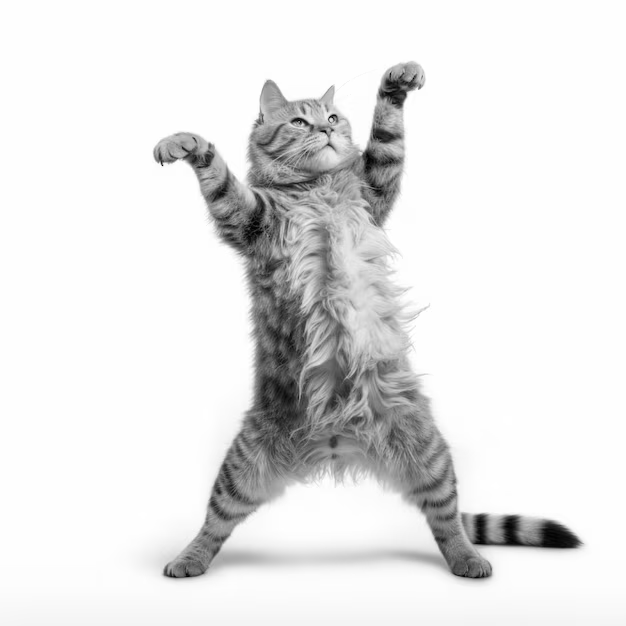
#> input picture output/task1_gray_bt601.png, 626 x 626 px
$ python graphic_1.py --image output/task1_gray_bt601.png
#> lines starting #> are read from the running program, lines starting #| are printed output that depends on the picture

from __future__ import annotations

import argparse
import os

import numpy as np
import matplotlib.pyplot as plt
from PIL import Image

from matplotlib.colors import rgb_to_hsv as mpl_rgb_to_hsv
from matplotlib.widgets import Slider, Button

# Каталог, куда складываются результаты работы программы.
OUTPUT_DIR = os.path.join(os.path.dirname(os.path.abspath(__file__)), "output")

WEIGHTS_BT601 = (0.299, 0.587, 0.114)

WEIGHTS_BT709 = (0.2126, 0.7152, 0.0722)


# Вспомогательные функции


def load_image(path: str | None) -> np.ndarray:

    if path and os.path.isfile(path):
        with Image.open(path) as img:
            return np.asarray(img.convert("RGB"), dtype=np.uint8)

    if path:
        print(f"Файл '{path}' не найден — используется тестовое изображение.")
    else:
        print("Изображение не задано — используется тестовое изображение.")
    return make_test_image()


def make_test_image(height: int = 360, width: int = 540) -> np.ndarray:

    y, x = np.mgrid[0:height, 0:width]
    u = x / (width - 1)          # горизонтальная координата в [0, 1]
    v = y / (height - 1)         # вертикальная координата в [0, 1]

    image = np.zeros((height, width, 3), dtype=np.float64)

    # Верхняя половина -вертикальные полосы чистых и составных цветов.
    bars = [
        (255, 0, 0), (0, 255, 0), (0, 0, 255),
        (255, 255, 0), (0, 255, 255), (255, 0, 255),
    ]
    half = height // 2
    bar_width = width / len(bars)
    for i, color in enumerate(bars):
        left = int(round(i * bar_width))
        right = int(round((i + 1) * bar_width))
        image[:half, left:right] = color

    # Нижняя половина плавные градиенты по каждому каналу.
    image[half:, :, 0] = 255 * u[half:]
    image[half:, :, 1] = 255 * (1 - u[half:])
    image[half:, :, 2] = 255 * v[half:]

    return image.astype(np.uint8)


def ensure_output_dir() -> str:
    """Создать каталог для результатов (если его ещё нет) и вернуть путь."""
    os.makedirs(OUTPUT_DIR, exist_ok=True)
    return OUTPUT_DIR


def save_gray(image: np.ndarray, filename: str) -> None:
    """Сохранить полутоновое изображение в каталог результатов."""
    path = os.path.join(ensure_output_dir(), filename)
    Image.fromarray(image).save(path)  # 2D-массив uint8 -> режим "L"
    print(f"Сохранено: {path}")


#Задание 1

def rgb_to_gray(image: np.ndarray, weights: tuple[float, float, float]) -> np.ndarray:
    """Перевести RGB в оттенки серого: Y = wR * R + wG * G + wB * B.

    Вычисления ведутся в float, результат округляется и приводится к uint8.
    """
    wr, wg, wb = weights
    rgb = image.astype(np.float64)
    gray = wr * rgb[:, :, 0] + wg * rgb[:, :, 1] + wb * rgb[:, :, 2]
    return np.clip(np.round(gray), 0, 255).astype(np.uint8)


def gray_difference(first: np.ndarray, second: np.ndarray) -> np.ndarray:
    """Модуль разности двух полутоновых изображений (тип uint8).

    Приведение к int16 нужно, чтобы вычитание uint8 не «заворачивалось».
    """
    diff = first.astype(np.int16) - second.astype(np.int16)
    return np.abs(diff).astype(np.uint8)


def stretch_contrast(image: np.ndarray) -> np.ndarray:
    """Растянуть диапазон значений на [0, 255] — разность обычно очень тёмная."""
    lo, hi = int(image.min()), int(image.max())
    if hi == lo:
        return np.zeros_like(image)
    scaled = (image.astype(np.float64) - lo) * 255.0 / (hi - lo)
    return np.clip(np.round(scaled), 0, 255).astype(np.uint8)


def intensity_histogram(gray: np.ndarray) -> np.ndarray:
    """Гистограмма интенсивности: количество пикселей для каждого уровня 0-255."""
    return np.bincount(gray.ravel(), minlength=256)


def task_1(image: np.ndarray) -> None:
    gray_601 = rgb_to_gray(image, WEIGHTS_BT601)
    gray_709 = rgb_to_gray(image, WEIGHTS_BT709)
    diff = gray_difference(gray_601, gray_709)

    label_601 = "BT.601: 0.299R + 0.587G + 0.114B"
    label_709 = "BT.709: 0.2126R + 0.7152G + 0.0722B"

    print("\n--- Задание 1: RGB -> оттенки серого ---")
    print(f"Формула 1 ({label_601}): средняя яркость {gray_601.mean():.2f}")
    print(f"Формула 2 ({label_709}): средняя яркость {gray_709.mean():.2f}")
    print(f"Разность: min={diff.min()}, max={diff.max()}, "
          f"среднее={diff.mean():.2f}, "
          f"различающихся пикселей={np.count_nonzero(diff)} из {diff.size}")

    save_gray(gray_601, "task1_gray_bt601.png")
    save_gray(gray_709, "task1_gray_bt709.png")
    save_gray(diff, "task1_difference.png")
    save_gray(stretch_contrast(diff), "task1_difference_stretched.png")

    # Изображения: оригинал, два полутоновых варианта и их разность
    fig, axes = plt.subplots(2, 3, figsize=(15, 8))
    fig.suptitle("Задание 1. Преобразование RGB в оттенки серого", fontsize=14)

    axes[0, 0].imshow(image)
    axes[0, 0].set_title("Исходное изображение (RGB)")

    axes[0, 1].imshow(gray_601, cmap="gray", vmin=0, vmax=255)
    axes[0, 1].set_title(f"Вариант 1\n{label_601}")

    axes[0, 2].imshow(gray_709, cmap="gray", vmin=0, vmax=255)
    axes[0, 2].set_title(f"Вариант 2\n{label_709}")

    axes[1, 0].imshow(diff, cmap="gray", vmin=0, vmax=255)
    axes[1, 0].set_title("Разность |вариант 1 - вариант 2|")

    axes[1, 1].imshow(stretch_contrast(diff), cmap="gray", vmin=0, vmax=255)
    axes[1, 1].set_title(f"Та же разность с растянутым контрастом\n"
                         f"(исходный диапазон 0..{diff.max()})")

    # Гистограмма самой разности — показывает, насколько сильно расходятся формулы.
    axes[1, 2].bar(np.arange(256), intensity_histogram(diff),
                   width=1.0, color="tab:purple")
    axes[1, 2].set_title("Гистограмма разности")
    axes[1, 2].set_xlabel("Модуль разности")
    axes[1, 2].set_ylabel("Количество пикселей")
    axes[1, 2].set_xlim(-1, 256)

    for ax in axes.ravel()[:5]:
        ax.axis("off")
    fig.tight_layout()

    # --- Гистограммы интенсивности для обоих преобразований ---
    hist_601 = intensity_histogram(gray_601)
    hist_709 = intensity_histogram(gray_709)
    levels = np.arange(256)

    fig2, hist_axes = plt.subplots(1, 3, figsize=(16, 4.5))
    fig2.suptitle("Задание 1. Гистограммы интенсивности", fontsize=14)

    hist_axes[0].bar(levels, hist_601, width=1.0, color="tab:blue")
    hist_axes[0].set_title(f"Вариант 1\n{label_601}")

    hist_axes[1].bar(levels, hist_709, width=1.0, color="tab:orange")
    hist_axes[1].set_title(f"Вариант 2\n{label_709}")

    # Третий график — наложение, чтобы разница между формулами была наглядной.
    hist_axes[2].plot(levels, hist_601, color="tab:blue", linewidth=1.0,
                      label="Вариант 1 (BT.601)")
    hist_axes[2].plot(levels, hist_709, color="tab:orange", linewidth=1.0,
                      label="Вариант 2 (BT.709)")
    hist_axes[2].set_title("Сравнение гистограмм")
    hist_axes[2].legend()

    top = max(hist_601.max(), hist_709.max()) * 1.05
    for ax in hist_axes:
        ax.set_xlabel("Уровень яркости (0..255)")
        ax.set_ylabel("Количество пикселей")
        ax.set_xlim(-1, 256)
        ax.set_ylim(0, top)
    fig2.tight_layout()

    out_dir = ensure_output_dir()
    fig.savefig(os.path.join(out_dir, "task1_images.png"), dpi=120)
    fig2.savefig(os.path.join(out_dir, "task1_histograms.png"), dpi=120)
    print(f"Сохранено: {os.path.join(out_dir, 'task1_images.png')}")
    print(f"Сохранено: {os.path.join(out_dir, 'task1_histograms.png')}")

    plt.show()


# Задание 2


def task2(image_path):
    image = Image.open(image_path).convert("RGB")
    img = np.array(image)

    R = img[:, :, 0]
    G = img[:, :, 1]
    B = img[:, :, 2]


    red_image = np.zeros_like(img)
    red_image[:, :, 0] = R

    green_image = np.zeros_like(img)
    green_image[:, :, 1] = G

    blue_image = np.zeros_like(img)
    blue_image[:, :, 2] = B

    plt.figure(figsize=(12, 8))

    plt.subplot(2, 2, 1)
    plt.imshow(img)
    plt.title("Исходное изображение")
    plt.axis("off")

    plt.subplot(2, 2, 2)
    plt.imshow(red_image)
    plt.title("Канал R")
    plt.axis("off")

    plt.subplot(2, 2, 3)
    plt.imshow(green_image)
    plt.title("Канал G")
    plt.axis("off")

    plt.subplot(2, 2, 4)
    plt.imshow(blue_image)
    plt.title("Канал B")
    plt.axis("off")

    plt.tight_layout()
    plt.show()

    plt.figure(figsize=(12, 8))

    plt.subplot(3, 1, 1)
    plt.hist(R.ravel(), bins=256, range=(0, 255))
    plt.title("Гистограмма канала R")
    plt.xlim(0, 255)

    plt.subplot(3, 1, 2)
    plt.hist(G.ravel(), bins=256, range=(0, 255))
    plt.title("Гистограмма канала G")
    plt.xlim(0, 255)

    plt.subplot(3, 1, 3)
    plt.hist(B.ravel(), bins=256, range=(0, 255))
    plt.title("Гистограмма канала B")
    plt.xlim(0, 255)

    plt.tight_layout()
    plt.show()


#Задание 3

def rgb_to_hsv(RGB_matrix: np.ndarray) -> np.ndarray:
    rgb = RGB_matrix.astype(np.float64) / 255.0
    r, g, b = rgb[:, :, 0], rgb[:, :, 1], rgb[:, :, 2]

    MAX = np.max(rgb, axis=2)
    MIN = np.min(rgb, axis=2)
    delta = MAX - MIN

    V = MAX

    S = np.zeros_like(MAX)
    mask_max_nonzero = MAX > 0
    S[mask_max_nonzero] = 1 - MIN[mask_max_nonzero] / MAX[mask_max_nonzero]

    H = np.zeros_like(MAX)

    condition_1 = (delta > 0) & (MAX == r) & (g >= b)
    H[condition_1] = 60 * (g[condition_1] - b[condition_1]) / delta[condition_1] + 0

    condition_2 = (delta > 0) & (MAX == r) & (g < b)
    H[condition_2] = 60 * (g[condition_2] - b[condition_2]) / delta[condition_2] + 360

    condition_3 = (delta > 0) & (MAX == g)
    H[condition_3] = 60 * (b[condition_3] - r[condition_3]) / delta[condition_3] + 120

    condition_4 = (delta > 0) & (MAX == b)
    H[condition_4] = 60 * (r[condition_4] - g[condition_4]) / delta[condition_4] + 240

    return np.stack([H, S, V], axis=2)


# [33 lines left out: function hsv_to_rgb, not called in this run]


def compare_with_matplotlib(image: np.ndarray) -> None:
    own = rgb_to_hsv(image)
    reference = mpl_rgb_to_hsv(image.astype(np.float64) / 255.0)

    own_h = own[:, :, 0] / 360.0
    diff_h = np.abs(own_h - reference[:, :, 0])
    diff_h = np.minimum(diff_h, 1 - diff_h)
    diff_s = np.abs(own[:, :, 1] - reference[:, :, 1])
    diff_v = np.abs(own[:, :, 2] - reference[:, :, 2])

    print("Сравнение со встроенным matplotlib.colors.rgb_to_hsv:")
    print(f"  H: максимальное расхождение {diff_h.max():.6f}")
    print(f"  S: максимальное расхождение {diff_s.max():.6f}")
    print(f"  V: максимальное расхождение {diff_v.max():.6f}")


def run_interactive(image: np.ndarray) -> None:
    base_hsv = rgb_to_hsv(image)

    fig, ax = plt.subplots()
    plt.subplots_adjust(bottom=0.35)
    display = ax.imshow(image)
    ax.axis("off")
    ax.set_title("Задание 3. RGB <-> HSV")

    ax_h = plt.axes([0.25, 0.20, 0.5, 0.03])
    ax_s = plt.axes([0.25, 0.15, 0.5, 0.03])
    ax_v = plt.axes([0.25, 0.10, 0.5, 0.03])
    ax_save = plt.axes([0.4, 0.02, 0.2, 0.05])

    slider_h = Slider(ax_h, "Hue, сдвиг", -180, 180, valinit=0)
    slider_s = Slider(ax_s, "Saturation, x", 0.0, 2.0, valinit=1.0)
    slider_v = Slider(ax_v, "Value, x", 0.0, 2.0, valinit=1.0)
    button_save = Button(ax_save, "Сохранить")

    # [6 lines left out: function current_rgb, not called in this run]

    def update(_) -> None:
        display.set_data(current_rgb())
        fig.canvas.draw_idle()

    # [4 lines left out: function save, not called in this run]

    slider_h.on_changed(update)
    slider_s.on_changed(update)
    slider_v.on_changed(update)
    button_save.on_clicked(save)

    plt.show()


def task_3(image: np.ndarray) -> None:
    compare_with_matplotlib(image)
    run_interactive(image)

#начало


def parse_args() -> argparse.Namespace:
    parser = argparse.ArgumentParser(
        description="Лабораторная работа #2: преобразование цветовых пространств.")
    parser.add_argument("-i", "--image", default=None,
                        help="путь к изображению (по умолчанию — тестовое)")
    parser.add_argument("-t", "--task", type=int, choices=(1, 2, 3), default=1,
                        help="номер задания (по умолчанию 1)")
    return parser.parse_args()


def main() -> None:
    args = parse_args()
    image = load_image(args.image)
#> in load_image, img is the input picture: PIL image 626x626 L; min 2, max 255, mean 228.4
    print(f"Размер изображения: {image.shape[1]}x{image.shape[0]} пикселей")
#| Размер изображения: 626x626 пикселей

    tasks = {1: task_1, 3: task_3}  # задания 2 и 3 добавить сюда после реализации
    if args.task not in tasks:
        print(f"Задание {args.task} пока не реализовано.")
        return
    tasks[args.task](image)
#> in gray_difference, `diff = first.astype(np.int16) - second.astype(np.int16)`: diff: shape (626, 626) int16; every value is 0
#> in gray_difference, `return np.abs(diff).astype(np.uint8)`: returned value: shape (626, 626); every value is 0
#| Формула 1 (BT.601: 0.299R + 0.587G + 0.114B): средняя яркость 228.38
#| Формула 2 (BT.709: 0.2126R + 0.7152G + 0.0722B): средняя яркость 228.38
#| Разность: min=0, max=0, среднее=0.00, различающихся пикселей=0 из 391876
#> in stretch_contrast, `lo, hi = int(image.min()), int(image.max())`: lo = 0
#> in task_1, `hist_601 = intensity_histogram(gray_601)`: hist_601 = 256 values, max 240253 at index 254, min 0 at index 0, mean 1530.8
#> in task_1, `hist_709 = intensity_histogram(gray_709)`: hist_709 has the same summary as hist_601
#> in task_1, `top = max(hist_601.max(), hist_709.max()) * 1.05`: top = 252265.7
    task_1(load_image("cat.avif"))
#> in save_gray (call 5), `Image.fromarray(image).save(path)  # 2D-массив uint8 -> режим "L"`:
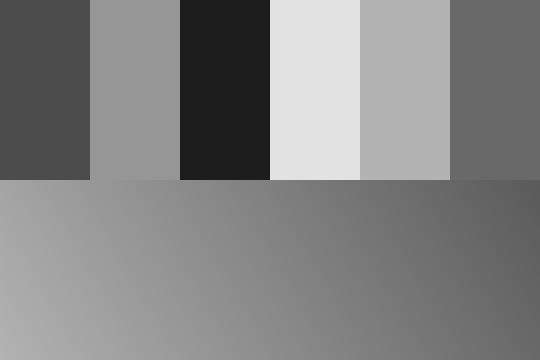
#> saved as task1_gray_bt601.png: PIL image 540x360 L; min 29, max 226, mean 130.9
#> in save_gray (call 7), `Image.fromarray(image).save(path)  # 2D-массив uint8 -> режим "L"`:
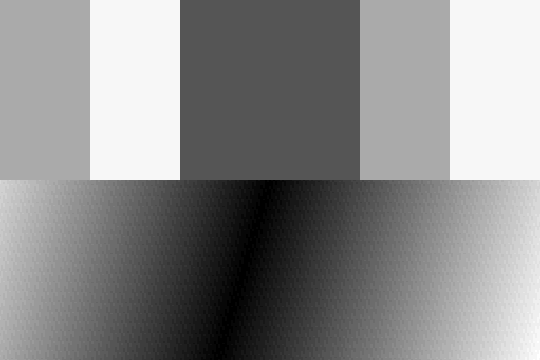
#> saved as task1_difference.png: PIL image 540x360 L; min 0, max 33, mean 17.8; drawn with min black and max white
    task2("task2.png")
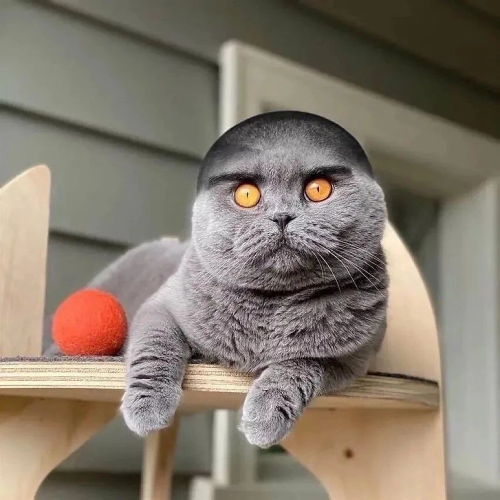
#> input picture task2.png, 1000 x 1000 px (shown at 1/2 size)
#> in task2, image is the input picture: PIL image 1000x1000 RGB; mean R, G, B 132.3, 121.8, 108.9
#> in task2, `red_image[:, :, 0] = R`:
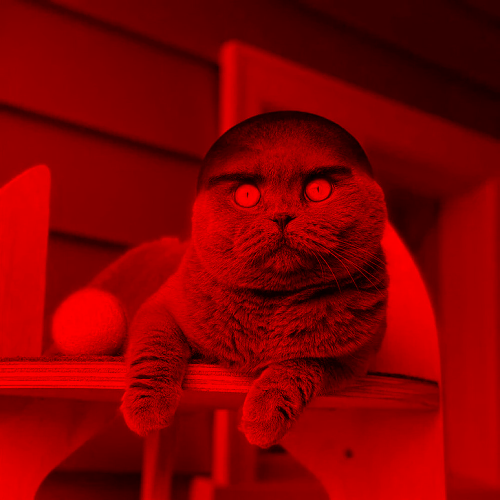
#> red_image: shape (1000, 1000, 3) (shown at 1/2 size); mean of channels 0, 1, 2 132.3, 0, 0; drawn as R, G, B
#> in task2, `green_image[:, :, 1] = G`:
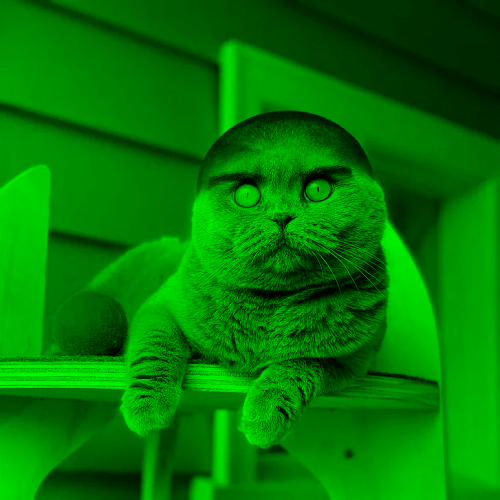
#> green_image: shape (1000, 1000, 3) (shown at 1/2 size); mean of channels 0, 1, 2 0, 121.8, 0; drawn as R, G, B
#> in task2, `blue_image[:, :, 2] = B`:
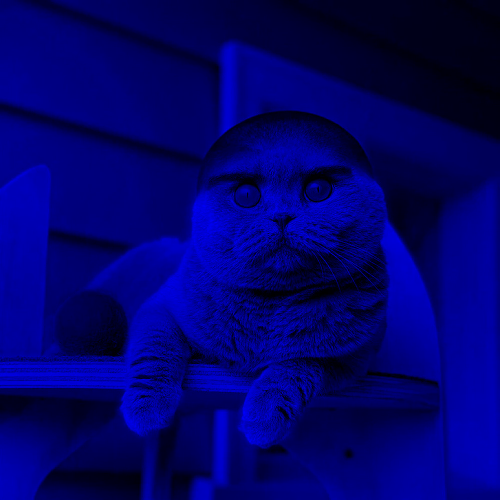
#> blue_image: shape (1000, 1000, 3) (shown at 1/2 size); mean of channels 0, 1, 2 0, 0, 108.9; drawn as R, G, B

    task_3(load_image("task3.png"))
#> in run_interactive, `plt.show()`:
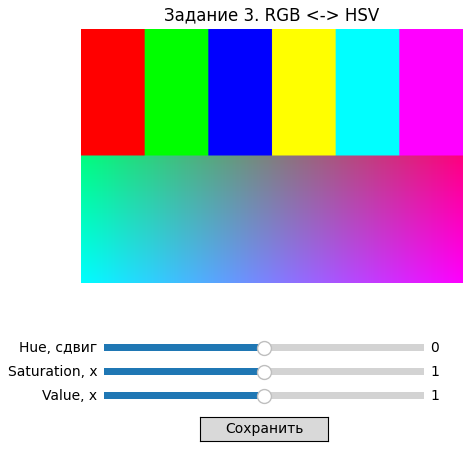
#> figure drawn by matplotlib, 4 panels

if __name__ == "__main__":
    main()

#чтобы запустить первое python graphic_1.py -i "ваше фото без скобок" в терминале
